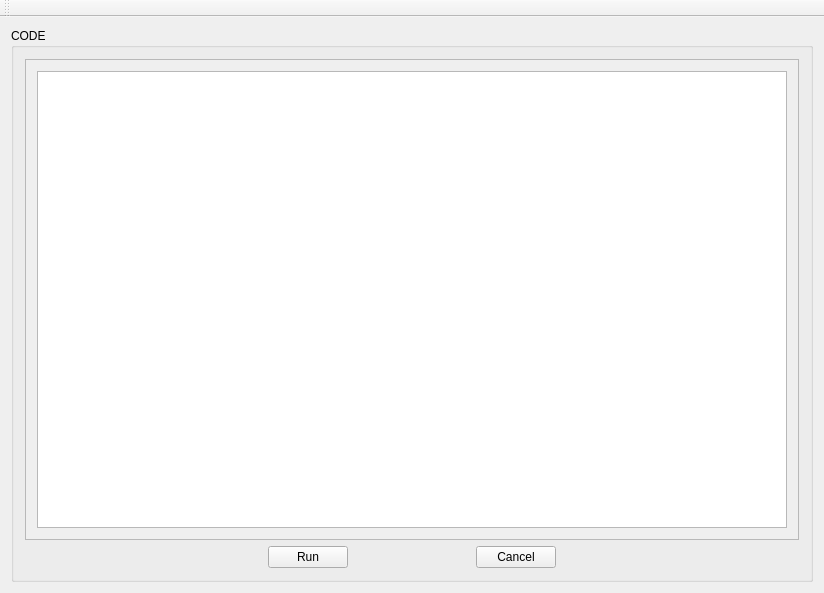
<?xml version="1.0" encoding="UTF-8"?>
<ui version="4.0">
 <class>CompilerClass</class>
 <widget class="QMainWindow" name="CompilerClass">
  <property name="geometry">
   <rect>
    <x>0</x>
    <y>0</y>
    <width>824</width>
    <height>593</height>
   </rect>
  </property>
  <property name="windowTitle">
   <string>Compiler</string>
  </property>
  <widget class="QWidget" name="centralWidget">
   <layout class="QVBoxLayout" name="verticalLayout">
    <item>
     <widget class="QGroupBox" name="groupBox">
      <property name="title">
       <string>CODE</string>
      </property>
      <layout class="QVBoxLayout" name="verticalLayout_2">
       <item>
        <widget class="QScrollArea" name="scrollArea">
         <property name="widgetResizable">
          <bool>true</bool>
         </property>
         <widget class="QWidget" name="scrollAreaWidgetContents">
          <property name="geometry">
           <rect>
            <x>0</x>
            <y>0</y>
            <width>784</width>
            <height>475</height>
           </rect>
          </property>
          <layout class="QHBoxLayout" name="horizontalLayout_3">
           <item>
            <widget class="QPlainTextEdit" name="textEdit"/>
           </item>
          </layout>
         </widget>
        </widget>
       </item>
       <item>
        <layout class="QHBoxLayout" name="horizontalLayout">
         <item>
          <spacer name="horizontalSpacer_5">
           <property name="orientation">
            <enum>Qt::Horizontal</enum>
           </property>
           <property name="sizeHint" stdset="0">
            <size>
             <width>40</width>
             <height>20</height>
            </size>
           </property>
          </spacer>
         </item>
         <item>
          <spacer name="horizontalSpacer_4">
           <property name="orientation">
            <enum>Qt::Horizontal</enum>
           </property>
           <property name="sizeHint" stdset="0">
            <size>
             <width>40</width>
             <height>20</height>
            </size>
           </property>
          </spacer>
         </item>
         <item>
          <widget class="QPushButton" name="pb_Run">
           <property name="text">
            <string>Run</string>
           </property>
          </widget>
         </item>
         <item>
          <spacer name="horizontalSpacer_2">
           <property name="orientation">
            <enum>Qt::Horizontal</enum>
           </property>
           <property name="sizeHint" stdset="0">
            <size>
             <width>40</width>
             <height>20</height>
            </size>
           </property>
          </spacer>
         </item>
         <item>
          <widget class="QPushButton" name="pb_Cancel">
           <property name="text">
            <string>Cancel</string>
           </property>
          </widget>
         </item>
         <item>
          <spacer name="horizontalSpacer_3">
           <property name="orientation">
            <enum>Qt::Horizontal</enum>
           </property>
           <property name="sizeHint" stdset="0">
            <size>
             <width>40</width>
             <height>20</height>
            </size>
           </property>
          </spacer>
         </item>
         <item>
          <spacer name="horizontalSpacer">
           <property name="orientation">
            <enum>Qt::Horizontal</enum>
           </property>
           <property name="sizeHint" stdset="0">
            <size>
             <width>40</width>
             <height>20</height>
            </size>
           </property>
          </spacer>
         </item>
        </layout>
       </item>
      </layout>
     </widget>
    </item>
   </layout>
  </widget>
  <widget class="QToolBar" name="mainToolBar">
   <attribute name="toolBarArea">
    <enum>TopToolBarArea</enum>
   </attribute>
   <attribute name="toolBarBreak">
    <bool>false</bool>
   </attribute>
  </widget>
  <widget class="QMenuBar" name="menuBar">
   <property name="geometry">
    <rect>
     <x>0</x>
     <y>0</y>
     <width>824</width>
     <height>23</height>
    </rect>
   </property>
  </widget>
 </widget>
 <layoutdefault spacing="6" margin="11"/>
 <resources>
  <include location="compiler.qrc"/>
 </resources>
 <connections/>
</ui>
